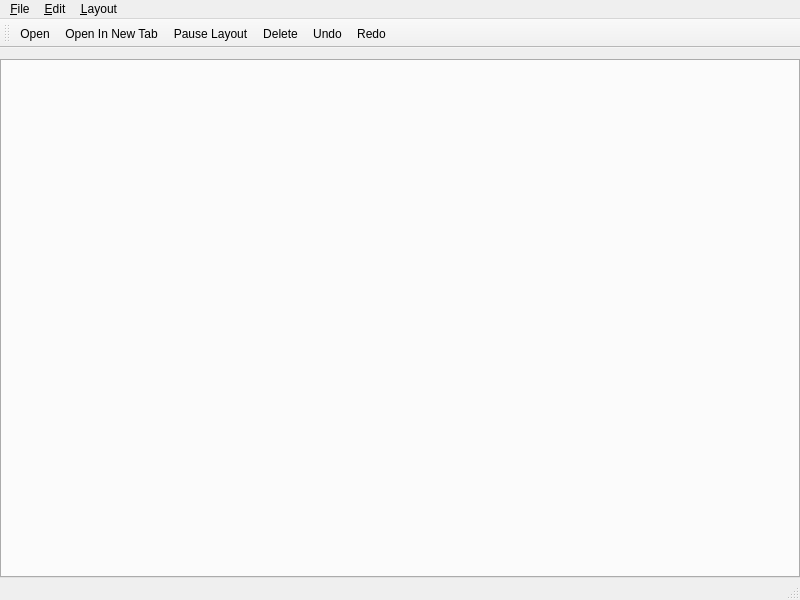
<?xml version="1.0" encoding="UTF-8"?>
<ui version="4.0">
 <class>MainWindow</class>
 <widget class="QMainWindow" name="MainWindow">
  <property name="geometry">
   <rect>
    <x>0</x>
    <y>0</y>
    <width>800</width>
    <height>600</height>
   </rect>
  </property>
  <property name="minimumSize">
   <size>
    <width>640</width>
    <height>480</height>
   </size>
  </property>
  <property name="windowTitle">
   <string>MainWindow</string>
  </property>
  <widget class="QWidget" name="centralWidget">
   <property name="maximumSize">
    <size>
     <width>631</width>
     <height>16777215</height>
    </size>
   </property>
   <layout class="QHBoxLayout" name="horizontalLayout">
    <property name="sizeConstraint">
     <enum>QLayout::SetMaximumSize</enum>
    </property>
    <property name="leftMargin">
     <number>0</number>
    </property>
    <property name="rightMargin">
     <number>0</number>
    </property>
    <property name="bottomMargin">
     <number>0</number>
    </property>
    <item>
     <widget class="QTabWidget" name="tabs">
      <property name="currentIndex">
       <number>-1</number>
      </property>
      <property name="tabsClosable">
       <bool>true</bool>
      </property>
      <property name="movable">
       <bool>true</bool>
      </property>
     </widget>
    </item>
   </layout>
  </widget>
  <widget class="QMenuBar" name="menuBar">
   <property name="geometry">
    <rect>
     <x>0</x>
     <y>0</y>
     <width>800</width>
     <height>25</height>
    </rect>
   </property>
   <widget class="QMenu" name="menuFile">
    <property name="title">
     <string>&amp;File</string>
    </property>
    <addaction name="actionOpen"/>
    <addaction name="actionOpen_In_New_Tab"/>
    <addaction name="separator"/>
    <addaction name="actionQuit"/>
   </widget>
   <widget class="QMenu" name="menuLayout">
    <property name="title">
     <string>&amp;Layout</string>
    </property>
    <addaction name="actionPause_Layout"/>
   </widget>
   <widget class="QMenu" name="menu_Edit">
    <property name="title">
     <string>&amp;Edit</string>
    </property>
    <addaction name="actionUndo"/>
    <addaction name="actionRedo"/>
    <addaction name="separator"/>
    <addaction name="actionDelete"/>
    <addaction name="separator"/>
    <addaction name="actionSelect_All"/>
    <addaction name="actionSelect_None"/>
    <addaction name="actionInvert_Selection"/>
   </widget>
   <addaction name="menuFile"/>
   <addaction name="menu_Edit"/>
   <addaction name="menuLayout"/>
  </widget>
  <widget class="QToolBar" name="mainToolBar">
   <attribute name="toolBarArea">
    <enum>TopToolBarArea</enum>
   </attribute>
   <attribute name="toolBarBreak">
    <bool>false</bool>
   </attribute>
   <addaction name="actionOpen"/>
   <addaction name="actionOpen_In_New_Tab"/>
   <addaction name="actionPause_Layout"/>
   <addaction name="actionDelete"/>
   <addaction name="actionUndo"/>
   <addaction name="actionRedo"/>
  </widget>
  <widget class="QStatusBar" name="statusBar"/>
  <action name="actionOpen">
   <property name="icon">
    <iconset theme="document-open">
     <normaloff/>
    </iconset>
   </property>
   <property name="text">
    <string>Open</string>
   </property>
   <property name="shortcut">
    <string>Ctrl+O</string>
   </property>
  </action>
  <action name="actionQuit">
   <property name="icon">
    <iconset theme="application-exit">
     <normaloff/>
    </iconset>
   </property>
   <property name="text">
    <string>Quit</string>
   </property>
   <property name="shortcut">
    <string>Ctrl+Q</string>
   </property>
  </action>
  <action name="actionPause_Layout">
   <property name="icon">
    <iconset theme="media-playback-pause">
     <normaloff/>
    </iconset>
   </property>
   <property name="text">
    <string>Pause Layout</string>
   </property>
   <property name="shortcut">
    <string>Pause</string>
   </property>
  </action>
  <action name="actionOpen_In_New_Tab">
   <property name="icon">
    <iconset theme="tab-new">
     <normaloff/>
    </iconset>
   </property>
   <property name="text">
    <string>Open In New Tab</string>
   </property>
   <property name="shortcut">
    <string>Ctrl+T</string>
   </property>
  </action>
  <action name="actionSelect_All">
   <property name="text">
    <string>Select All</string>
   </property>
   <property name="shortcut">
    <string>Ctrl+A</string>
   </property>
  </action>
  <action name="actionSelect_None">
   <property name="text">
    <string>Select None</string>
   </property>
   <property name="shortcut">
    <string>Ctrl+Shift+A</string>
   </property>
  </action>
  <action name="actionInvert_Selection">
   <property name="text">
    <string>Invert Selection</string>
   </property>
   <property name="shortcut">
    <string>Ctrl+I</string>
   </property>
  </action>
  <action name="actionUndo">
   <property name="icon">
    <iconset theme="undo">
     <normaloff/>
    </iconset>
   </property>
   <property name="text">
    <string>Undo</string>
   </property>
   <property name="shortcut">
    <string>Ctrl+Z</string>
   </property>
  </action>
  <action name="actionRedo">
   <property name="icon">
    <iconset theme="redo">
     <normaloff/>
    </iconset>
   </property>
   <property name="text">
    <string>Redo</string>
   </property>
   <property name="shortcut">
    <string>Ctrl+Shift+Z</string>
   </property>
  </action>
  <action name="actionDelete">
   <property name="icon">
    <iconset theme="edit-delete">
     <normaloff/>
    </iconset>
   </property>
   <property name="text">
    <string>Delete</string>
   </property>
   <property name="shortcut">
    <string>Del</string>
   </property>
  </action>
 </widget>
 <layoutdefault spacing="6" margin="11"/>
 <resources/>
 <connections/>
</ui>
